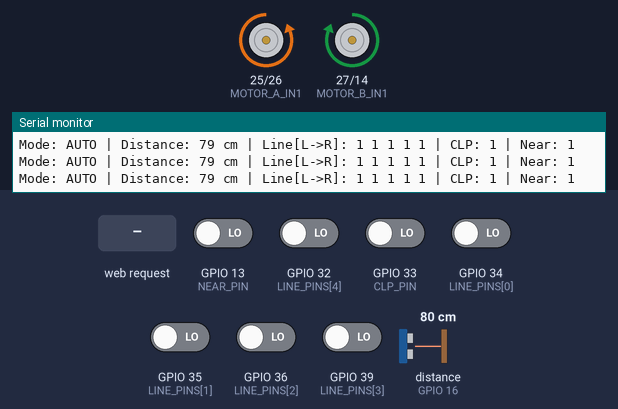
Bench run of a sketch on a simulated ESP32. Parts: motor-driver pin pairs drawn as motors (green arrow = first pin HIGH = forward, orange = second pin HIGH = backward, longer = more drive), the last lines printed to the serial monitor. Wiring (inferred from the names in the program): ultrasonic range finder: trigger GPIO 4; echo GPIO 16. Inputs (shaded band) come from the test bench; at power-on: GPIO 13 (NEAR_PIN), GPIO 32 (LINE_PINS[4]), GPIO 33 (CLP_PIN), GPIO 34 (LINE_PINS[0]), GPIO 35 (LINE_PINS[1]), GPIO 36 (LINE_PINS[2]), GPIO 39 (LINE_PINS[3]) LOW, distance to the obstacle (sensor on GPIO 16) 80 cm. The echo pulse lasts 58.3 µs per cm; WiFi joins after 1.5 s; servers stay silent unless stated.

Above: at 1.2 s.
1.3 s: HTTP request GET /forward received
At 2.4 s:
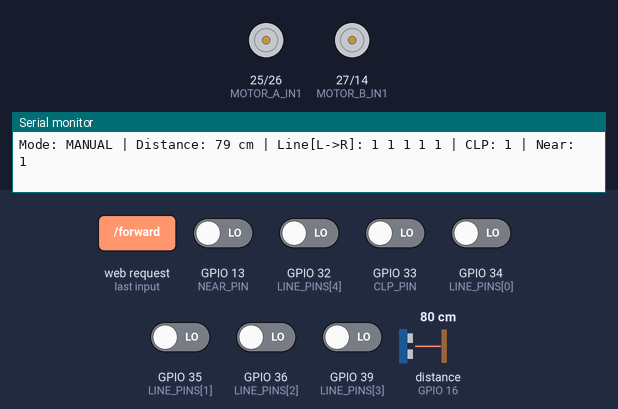
3.6 s: HTTP request GET /backward received
At 4.2 s:
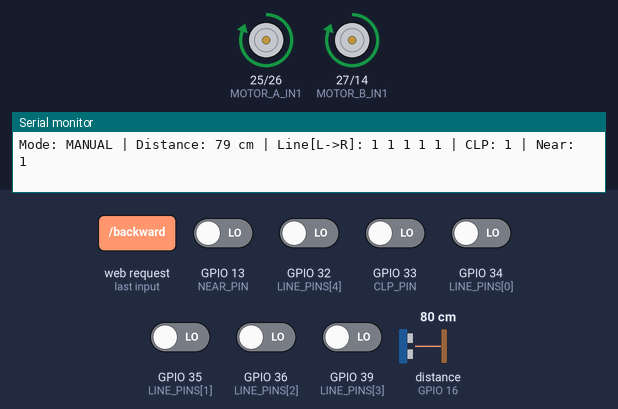
5.9 s: HTTP request GET /right received
At 6.5 s:
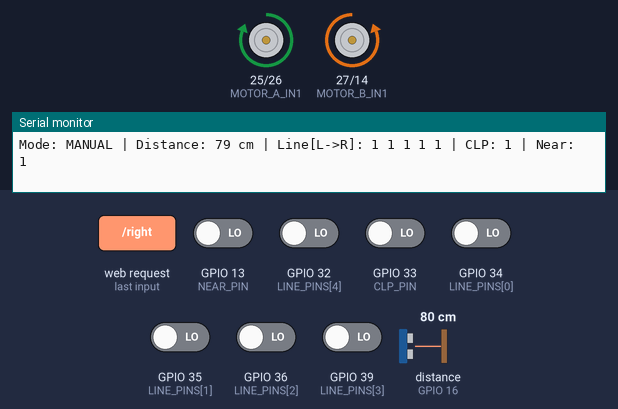
8.2 s: HTTP request GET /auto received
At 8.6 s:
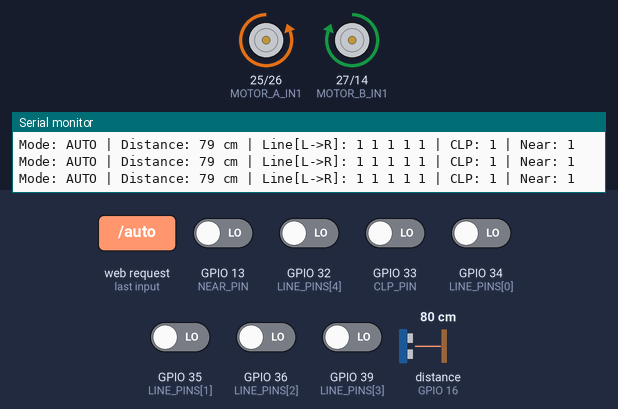
9.7 s: HTTP request GET /left received
At 11.2 s:
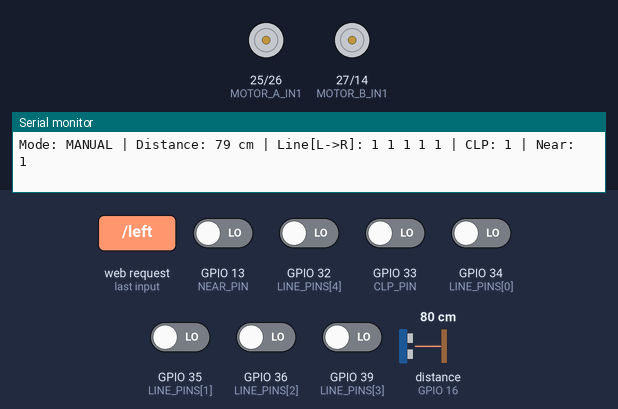
Timing chart, 0 to 12.7 s (numbered marks = the images above; inputs shaded):
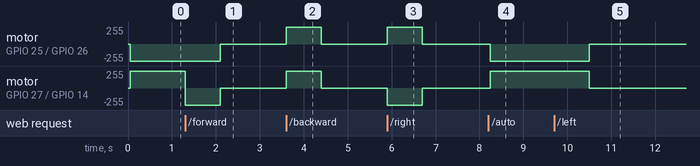

Measured:
- after the input at 1.3 s, motor on GPIO 25 (MOTOR_A_IN1) / GPIO 26 (MOTOR_A_IN2): backward 255/255 → stopped after 0.80 s; motor on GPIO 27 (MOTOR_B_IN1) / GPIO 14 (MOTOR_B_IN2): forward 255/255 → backward 255/255 at once, → stopped 0.80 s later
- after the input at 3.6 s, motor on GPIO 25 (MOTOR_A_IN1) / GPIO 26 (MOTOR_A_IN2), motor on GPIO 27 (MOTOR_B_IN1) / GPIO 14 (MOTOR_B_IN2): stopped → forward 255/255 at once, → stopped 0.80 s later
- after the input at 5.9 s, motor on GPIO 25 (MOTOR_A_IN1) / GPIO 26 (MOTOR_A_IN2): stopped → forward 255/255 at once, → stopped 0.80 s later; motor on GPIO 27 (MOTOR_B_IN1) / GPIO 14 (MOTOR_B_IN2): stopped → backward 255/255 at once, → stopped 0.80 s later
- after the input at 8.2 s, motor on GPIO 25 (MOTOR_A_IN1) / GPIO 26 (MOTOR_A_IN2): stopped → backward 255/255 at once; motor on GPIO 27 (MOTOR_B_IN1) / GPIO 14 (MOTOR_B_IN2): stopped → forward 255/255 at once
- after the input at 9.7 s, motor on GPIO 25 (MOTOR_A_IN1) / GPIO 26 (MOTOR_A_IN2): backward 255/255 → stopped after 0.80 s; motor on GPIO 27 (MOTOR_B_IN1) / GPIO 14 (MOTOR_B_IN2): forward 255/255 → stopped after 0.80 s

The sketch:

quadruped_sensors.ino
```cpp
/*
  Quadruped sensor integration + WiFi phone dashboard
  Board: ESP32 (NodeMCU-32S)

  Wiring (matches NodeMCU-32S board labels):
    HC-SR04   VCC->5V  GND->GND  TRIG->P4  ECHO->P16 (through voltage divider!)
    Line sens VCC->3V3 GND->GND  S1->P34 S2->P35 S3->SVP(36) S4->SVN(39) S5->P32
              CLP->P33 (optional cliff sensor)  Near->P13 (optional proximity)
    Motor driver (L298N): Motor A IN1->P25 IN2->P26   Motor B IN1->P27 IN2->P14

  WiFi: ESP32 creates its own WiFi network (Access Point mode).
  Connect your phone to the WiFi network named below, then open
  a browser to http://192.168.4.1 to control the bot.

  Two modes:
    AUTO   - sensor-driven line following / obstacle avoidance (your
             existing logic, unchanged)
    MANUAL - phone dashboard buttons directly drive the motors, and
             auto-stops the motors if no command arrives for 800ms
             (so it doesn't run away if your phone disconnects)
  The dashboard has a button to switch between the two.
*/

#include <WiFi.h>
#include <WebServer.h>

// ---------- WiFi Access Point settings ----------
const char* AP_SSID     = "QuadrupedBot";
const char* AP_PASSWORD = "walkbot123";   // must be 8+ characters

WebServer server(80);

// ---------- Pin definitions ----------
#define TRIG_PIN     4
#define ECHO_PIN     16

const int LINE_PINS[5] = {34, 35, 36, 39, 32}; // S1..S5, left-most to right-most

#define CLP_PIN      33
#define NEAR_PIN     13
#define LINE_ACTIVE LOW

// ---------- L298N motor driver pins ----------
#define MOTOR_A_IN1  25
#define MOTOR_A_IN2  26
#define MOTOR_B_IN1  27
#define MOTOR_B_IN2  14

// ---------- Tunables ----------
const int OBSTACLE_STOP_CM = 10;
const unsigned long SENSOR_PERIOD_MS = 50;
const unsigned long MANUAL_TIMEOUT_MS = 800; // auto-stop if no command received

unsigned long lastRead = 0;
unsigned long lastManualCmd = 0;
bool manualMode = false;

// latest sensor snapshot, shared with the /status web endpoint
long   g_distance = -1;
bool   g_line[5]   = {false,false,false,false,false};
bool   g_clp       = false;
bool   g_near      = false;

// forward declarations
void walkForward(); void walkBackward(); void turnLeft(); void turnRight(); void stopWalking();
void motorA(int dir); void motorB(int dir);
long readDistanceCM(); void readLineSensors(bool state[5]);
void handleRoot(); void handleStatus();
void handleCmd(void (*fn)());

void setup() {
  Serial.begin(115200);

  pinMode(TRIG_PIN, OUTPUT);
  pinMode(ECHO_PIN, INPUT);
  digitalWrite(TRIG_PIN, LOW);

  for (int i = 0; i < 5; i++) pinMode(LINE_PINS[i], INPUT);
  pinMode(CLP_PIN, INPUT);
  pinMode(NEAR_PIN, INPUT);

  pinMode(MOTOR_A_IN1, OUTPUT);
  pinMode(MOTOR_A_IN2, OUTPUT);
  pinMode(MOTOR_B_IN1, OUTPUT);
  pinMode(MOTOR_B_IN2, OUTPUT);
  stopWalking();

  WiFi.softAP(AP_SSID, AP_PASSWORD);
  Serial.print("AP started. Connect to WiFi '");
  Serial.print(AP_SSID);
  Serial.print("' then browse to http://");
  Serial.println(WiFi.softAPIP());

  server.on("/", handleRoot);
  server.on("/status", handleStatus);
  server.on("/forward", [](){ manualMode = true; lastManualCmd = millis(); walkBackward(); server.send(200,"text/plain","OK"); });
  server.on("/backward",[](){ manualMode = true; lastManualCmd = millis(); walkForward();  server.send(200,"text/plain","OK"); });
  server.on("/left",    [](){ manualMode = true; lastManualCmd = millis(); turnLeft();     server.send(200,"text/plain","OK"); });
  server.on("/right",   [](){ manualMode = true; lastManualCmd = millis(); turnRight();    server.send(200,"text/plain","OK"); });
  server.on("/stop",    [](){ manualMode = true; lastManualCmd = millis(); stopWalking();  server.send(200,"text/plain","OK"); });
  server.on("/auto",    [](){ manualMode = false; stopWalking(); server.send(200,"text/plain","OK"); });
  server.begin();
}

long readDistanceCM() {
  digitalWrite(TRIG_PIN, LOW);
  delayMicroseconds(2);
  digitalWrite(TRIG_PIN, HIGH);
  delayMicroseconds(10);
  digitalWrite(TRIG_PIN, LOW);
  long duration = pulseIn(ECHO_PIN, HIGH, 30000);
  if (duration == 0) return -1;
  return duration * 0.0343 / 2;
}

void readLineSensors(bool state[5]) {
  for (int i = 0; i < 5; i++) state[i] = (digitalRead(LINE_PINS[i]) == LINE_ACTIVE);
}

void loop() {
  server.handleClient(); // handle web requests every loop, not just every sensor tick

  // safety: if in manual mode and no command received recently, stop
  if (manualMode && (millis() - lastManualCmd > MANUAL_TIMEOUT_MS)) {
    stopWalking();
  }

  if (millis() - lastRead < SENSOR_PERIOD_MS) return;
  lastRead = millis();

  g_distance = readDistanceCM();
  readLineSensors(g_line);
  g_clp  = (digitalRead(CLP_PIN)  == LINE_ACTIVE);
  g_near = (digitalRead(NEAR_PIN) == LINE_ACTIVE);

  Serial.print("Mode: "); Serial.print(manualMode ? "MANUAL" : "AUTO");
  Serial.print(" | Distance: ");
  if (g_distance > 0) Serial.print(g_distance); else Serial.print("---");
  Serial.print(" cm | Line[L->R]: ");
  for (int i = 0; i < 5; i++) Serial.print(g_line[i] ? "1 " : "0 ");
  Serial.print("| CLP: "); Serial.print(g_clp ? "1" : "0");
  Serial.print(" | Near: "); Serial.println(g_near ? "1" : "0");

  if (manualMode) return; // phone is in control, skip autonomous driving

  // ---------- AUTO mode: sensor-driven driving (unchanged logic) ----------
  if (g_distance > 0 && g_distance <= OBSTACLE_STOP_CM) {
    stopWalking();
    turnRight();
    return;
  }
  if (g_line[2] && !g_line[0] && !g_line[1] && !g_line[3] && !g_line[4]) {
    walkForward();
  } else if (g_line[0] || g_line[1]) {
    turnLeft();
  } else if (g_line[3] || g_line[4]) {
    turnRight();
  } else {
    walkForward();
  }
}

// ---------- Low-level motor helpers ----------
void motorA(int dir) {
  digitalWrite(MOTOR_A_IN1, dir > 0 ? HIGH : LOW);
  digitalWrite(MOTOR_A_IN2, dir < 0 ? HIGH : LOW);
}
void motorB(int dir) {
  digitalWrite(MOTOR_B_IN1, dir > 0 ? HIGH : LOW);
  digitalWrite(MOTOR_B_IN2, dir < 0 ? HIGH : LOW);
}
void walkForward() { motorA(1);  motorB(1);  }
void walkBackward(){ motorA(-1); motorB(-1); }
void turnLeft()     { motorA(-1); motorB(1);  }
void turnRight()    { motorA(1);  motorB(-1); }
void stopWalking()  { motorA(0); motorB(0); }

// ---------- Web dashboard ----------
void handleStatus() {
  String json = "{";
  json += "\"mode\":\""; json += (manualMode ? "manual" : "auto"); json += "\",";
  json += "\"distance\":"; json += String(g_distance); json += ",";
  json += "\"line\":[";
  for (int i = 0; i < 5; i++) { json += (g_line[i] ? "1" : "0"); if (i < 4) json += ","; }
  json += "],";
  json += "\"clp\":"; json += (g_clp ? "1" : "0"); json += ",";
  json += "\"near\":"; json += (g_near ? "1" : "0");
  json += "}";
  server.send(200, "application/json", json);
}

void handleRoot() {
  String page = R"rawliteral(
<!DOCTYPE html><html><head><meta name="viewport" content="width=device-width, initial-scale=1">
<title>Quadruped Control</title>
<style>
  body { font-family: sans-serif; text-align: center; background:#111; color:#eee; margin:0; padding:20px; }
  h2 { margin-bottom: 4px; }
  #modeBtn { padding:10px 20px; font-size:16px; margin:10px; border-radius:8px; border:none; background:#444; color:#fff; }
  .pad { display:grid; grid-template-columns: 80px 80px 80px; grid-gap:10px; justify-content:center; margin-top:20px; }
  .pad button { font-size:22px; padding:20px 0; border-radius:12px; border:none; background:#2a6; color:#fff; user-select:none; }
  .pad button:active { background:#184; }
  #stopBtn { background:#a22 !important; }
  #status { margin-top:24px; font-size:14px; color:#9cf; white-space:pre; }
</style></head>
<body>
  <h2>Quadruped Control</h2>
  <button id="modeBtn" onclick="toggleMode()">Mode: AUTO</button>
  <div class="pad">
    <div></div>
    <button ontouchstart="cmd('forward')" ontouchend="cmd('stop')" onmousedown="cmd('forward')" onmouseup="cmd('stop')">FWD</button>
    <div></div>
    <button ontouchstart="cmd('left')" ontouchend="cmd('stop')" onmousedown="cmd('left')" onmouseup="cmd('stop')">LEFT</button>
    <button id="stopBtn" onclick="cmd('stop')">STOP</button>
    <button ontouchstart="cmd('right')" ontouchend="cmd('stop')" onmousedown="cmd('right')" onmouseup="cmd('stop')">RIGHT</button>
    <div></div>
    <button ontouchstart="cmd('backward')" ontouchend="cmd('stop')" onmousedown="cmd('backward')" onmouseup="cmd('stop')">BACK</button>
    <div></div>
  </div>
  <div id="status">loading...</div>
<script>
let manual = false;
function cmd(c) {
  manual = true;
  document.getElementById('modeBtn').innerText = 'Mode: MANUAL';
  fetch('/' + c);
}
function toggleMode() {
  manual = !manual;
  fetch(manual ? '/stop' : '/auto');
  document.getElementById('modeBtn').innerText = manual ? 'Mode: MANUAL' : 'Mode: AUTO';
}
setInterval(() => {
  fetch('/status').then(r => r.json()).then(d => {
    document.getElementById('status').innerText =
      'Mode: ' + d.mode + '\n' +
      'Distance: ' + d.distance + ' cm\n' +
      'Line: ' + d.line.join(' ') + '\n' +
      'CLP: ' + d.clp + '  Near: ' + d.near;
  });
}, 500);
</script>
</body></html>
)rawliteral";
  server.send(200, "text/html", page);
}
```
